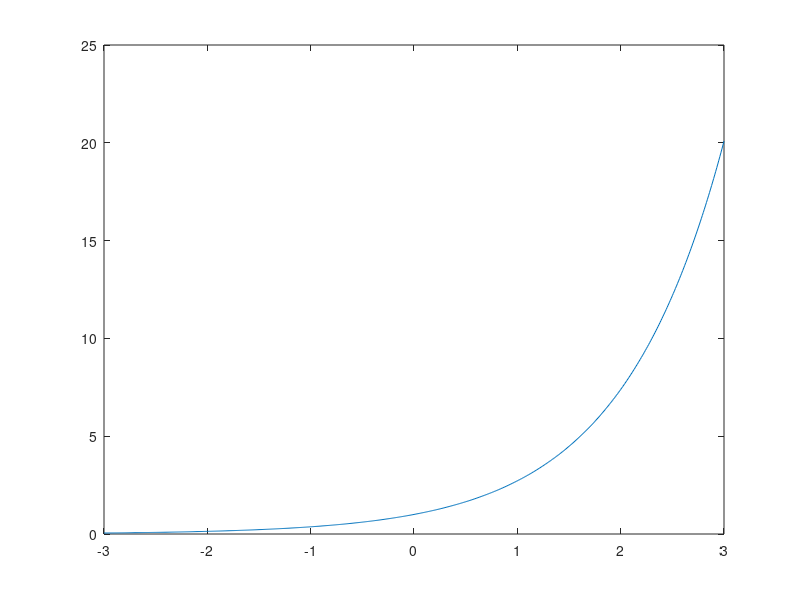

This figure's MATLAB source:
clear
% prog wykreslanie funkcji
x=-3:0.01:3;
N=length(x);
y=zeros(1,N);
for i=1:N
  y(i)=exp(x(i));
end
plot(x,y)
